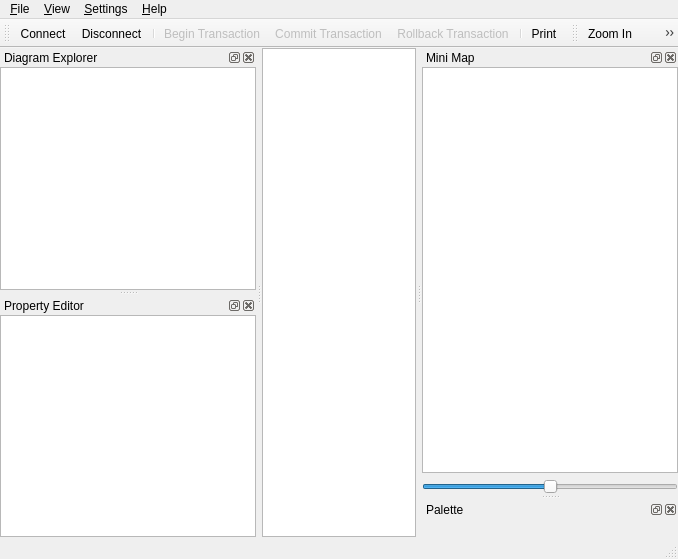
<?xml version="1.0" encoding="UTF-8"?>
<ui version="4.0">
 <class>MainWindowUi</class>
 <widget class="QMainWindow" name="MainWindowUi">
  <property name="geometry">
   <rect>
    <x>0</x>
    <y>0</y>
    <width>678</width>
    <height>559</height>
   </rect>
  </property>
  <property name="windowTitle">
   <string>QReal</string>
  </property>
  <property name="windowIcon">
   <iconset resource="../qrgui.qrc">
    <normaloff>:/icons/designer_datatable.png</normaloff>:/icons/designer_datatable.png</iconset>
  </property>
  <widget class="QWidget" name="centralwidget">
   <layout class="QGridLayout">
    <property name="margin">
     <number>0</number>
    </property>
    <property name="spacing">
     <number>0</number>
    </property>
    <item row="0" column="0">
     <widget class="EditorView" name="view"/>
    </item>
   </layout>
  </widget>
  <widget class="QMenuBar" name="menubar">
   <property name="geometry">
    <rect>
     <x>0</x>
     <y>0</y>
     <width>678</width>
     <height>22</height>
    </rect>
   </property>
   <widget class="QMenu" name="menu_File">
    <property name="title">
     <string>&amp;File</string>
    </property>
    <addaction name="actionConnect"/>
    <addaction name="actionDisconnect"/>
    <addaction name="separator"/>
    <addaction name="actionBeginTransaction"/>
    <addaction name="actionCommitTransaction"/>
    <addaction name="actionRollbackTransaction"/>
    <addaction name="separator"/>
    <addaction name="actionPrint"/>
    <addaction name="actionMakeSvg"/>
    <addaction name="separator"/>
    <addaction name="actionQuit"/>
   </widget>
   <widget class="QMenu" name="menu_View">
    <property name="title">
     <string>&amp;View</string>
    </property>
    <addaction name="actionZoom_In"/>
    <addaction name="actionZoom_Out"/>
    <addaction name="separator"/>
    <addaction name="actionAntialiasing"/>
    <addaction name="actionOpenGL_Renderer"/>
   </widget>
   <widget class="QMenu" name="menuHelp">
    <property name="title">
     <string>&amp;Help</string>
    </property>
    <addaction name="actionHelp"/>
    <addaction name="separator"/>
    <addaction name="actionAbout"/>
    <addaction name="actionAboutQt"/>
   </widget>
   <widget class="QMenu" name="menuSettings">
    <property name="title">
     <string>&amp;Settings</string>
    </property>
    <addaction name="actionPlugins"/>
   </widget>
   <addaction name="menu_File"/>
   <addaction name="menu_View"/>
   <addaction name="menuSettings"/>
   <addaction name="menuHelp"/>
  </widget>
  <widget class="QStatusBar" name="statusbar"/>
  <widget class="QDockWidget" name="diagramDock">
   <property name="allowedAreas">
    <set>Qt::AllDockWidgetAreas</set>
   </property>
   <property name="windowTitle">
    <string>Diagram Explorer</string>
   </property>
   <attribute name="dockWidgetArea">
    <number>1</number>
   </attribute>
   <widget class="QWidget" name="dockWidgetContents_2">
    <layout class="QHBoxLayout">
     <property name="spacing">
      <number>6</number>
     </property>
     <property name="margin">
      <number>0</number>
     </property>
     <item>
      <widget class="QTreeView" name="diagramExplorer">
       <property name="contextMenuPolicy">
        <enum>Qt::ActionsContextMenu</enum>
       </property>
       <property name="acceptDrops">
        <bool>true</bool>
       </property>
       <property name="dragDropMode">
        <enum>QAbstractItemView::DragDrop</enum>
       </property>
      </widget>
     </item>
    </layout>
   </widget>
  </widget>
  <widget class="QToolBar" name="fileToolbar">
   <property name="orientation">
    <enum>Qt::Horizontal</enum>
   </property>
   <attribute name="toolBarArea">
    <enum>TopToolBarArea</enum>
   </attribute>
   <attribute name="toolBarBreak">
    <bool>false</bool>
   </attribute>
   <addaction name="actionConnect"/>
   <addaction name="actionDisconnect"/>
   <addaction name="separator"/>
   <addaction name="actionBeginTransaction"/>
   <addaction name="actionCommitTransaction"/>
   <addaction name="actionRollbackTransaction"/>
   <addaction name="separator"/>
   <addaction name="actionPrint"/>
  </widget>
  <widget class="QDockWidget" name="minimapDock">
   <property name="windowTitle">
    <string>Mini Map</string>
   </property>
   <attribute name="dockWidgetArea">
    <number>2</number>
   </attribute>
   <widget class="QWidget" name="dockWidgetContents_4">
    <layout class="QVBoxLayout">
     <property name="spacing">
      <number>6</number>
     </property>
     <property name="margin">
      <number>0</number>
     </property>
     <item>
      <widget class="QGraphicsView" name="minimapView">
       <property name="dragMode">
        <enum>QGraphicsView::ScrollHandDrag</enum>
       </property>
      </widget>
     </item>
     <item>
      <widget class="QSlider" name="minimapZoomSlider">
       <property name="maximum">
        <number>50</number>
       </property>
       <property name="value">
        <number>25</number>
       </property>
       <property name="orientation">
        <enum>Qt::Horizontal</enum>
       </property>
      </widget>
     </item>
    </layout>
   </widget>
  </widget>
  <widget class="QDockWidget" name="paletteDock">
   <property name="windowTitle">
    <string>Palette</string>
   </property>
   <attribute name="dockWidgetArea">
    <number>2</number>
   </attribute>
   <widget class="QWidget" name="dockWidgetContents_5">
    <layout class="QHBoxLayout">
     <property name="spacing">
      <number>6</number>
     </property>
     <property name="margin">
      <number>0</number>
     </property>
     <item>
      <widget class="qReal::gui::PaletteToolbox" name="paletteToolbox"/>
     </item>
    </layout>
   </widget>
  </widget>
  <widget class="QToolBar" name="viewToolbar">
   <property name="windowTitle">
    <string>toolBar</string>
   </property>
   <attribute name="toolBarArea">
    <enum>TopToolBarArea</enum>
   </attribute>
   <attribute name="toolBarBreak">
    <bool>false</bool>
   </attribute>
   <addaction name="actionZoom_In"/>
   <addaction name="actionZoom_Out"/>
  </widget>
  <widget class="QDockWidget" name="propertyDock">
   <property name="windowTitle">
    <string>Property Editor</string>
   </property>
   <attribute name="dockWidgetArea">
    <number>1</number>
   </attribute>
   <widget class="QWidget" name="dockWidgetContents">
    <layout class="QVBoxLayout">
     <property name="spacing">
      <number>6</number>
     </property>
     <property name="margin">
      <number>0</number>
     </property>
     <item>
      <widget class="QTableView" name="propertyEditor">
       <property name="alternatingRowColors">
        <bool>true</bool>
       </property>
       <property name="showGrid">
        <bool>false</bool>
       </property>
      </widget>
     </item>
    </layout>
   </widget>
  </widget>
  <action name="actionQuit">
   <property name="text">
    <string>&amp;Quit</string>
   </property>
  </action>
  <action name="actionConnect">
   <property name="icon">
    <iconset resource="../qrgui.qrc">
     <normaloff>:/icons/database_connected.png</normaloff>:/icons/database_connected.png</iconset>
   </property>
   <property name="text">
    <string>&amp;Connect</string>
   </property>
  </action>
  <action name="actionZoom_In">
   <property name="icon">
    <iconset resource="../qrgui.qrc">
     <normaloff>:/icons/zoomin.png</normaloff>:/icons/zoomin.png</iconset>
   </property>
   <property name="text">
    <string>Zoom In</string>
   </property>
  </action>
  <action name="actionZoom_Out">
   <property name="icon">
    <iconset resource="../qrgui.qrc">
     <normaloff>:/icons/zoomout.png</normaloff>:/icons/zoomout.png</iconset>
   </property>
   <property name="text">
    <string>Zoom Out</string>
   </property>
  </action>
  <action name="actionAntialiasing">
   <property name="checkable">
    <bool>true</bool>
   </property>
   <property name="checked">
    <bool>true</bool>
   </property>
   <property name="text">
    <string>Antialiasing</string>
   </property>
  </action>
  <action name="actionOpenGL_Renderer">
   <property name="checkable">
    <bool>true</bool>
   </property>
   <property name="text">
    <string>OpenGL Renderer</string>
   </property>
  </action>
  <action name="actionPrint">
   <property name="icon">
    <iconset resource="../qrgui.qrc">
     <normaloff>:/icons/print.png</normaloff>:/icons/print.png</iconset>
   </property>
   <property name="text">
    <string>Print</string>
   </property>
  </action>
  <action name="actionMakeSvg">
   <property name="text">
    <string>Export to SVG</string>
   </property>
  </action>
  <action name="actionDisconnect">
   <property name="icon">
    <iconset resource="../qrgui.qrc">
     <normaloff>:/icons/database_disconnect.png</normaloff>:/icons/database_disconnect.png</iconset>
   </property>
   <property name="text">
    <string>&amp;Disconnect</string>
   </property>
  </action>
  <action name="actionBeginTransaction">
   <property name="enabled">
    <bool>false</bool>
   </property>
   <property name="icon">
    <iconset resource="../qrgui.qrc">
     <normaloff>:/icons/database_connect.png</normaloff>:/icons/database_connect.png</iconset>
   </property>
   <property name="text">
    <string>Begin Transaction</string>
   </property>
  </action>
  <action name="actionCommitTransaction">
   <property name="enabled">
    <bool>false</bool>
   </property>
   <property name="icon">
    <iconset resource="../qrgui.qrc">
     <normaloff>:/icons/database_commit.png</normaloff>:/icons/database_commit.png</iconset>
   </property>
   <property name="text">
    <string>Commit Transaction</string>
   </property>
  </action>
  <action name="actionRollbackTransaction">
   <property name="enabled">
    <bool>false</bool>
   </property>
   <property name="icon">
    <iconset resource="../qrgui.qrc">
     <normaloff>:/icons/database_revert.png</normaloff>:/icons/database_revert.png</iconset>
   </property>
   <property name="text">
    <string>Rollback Transaction</string>
   </property>
  </action>
  <action name="actionDeleteFromDiagram">
   <property name="text">
    <string>Delete</string>
   </property>
  </action>
  <action name="actionHelp">
   <property name="text">
    <string>Small Help</string>
   </property>
  </action>
  <action name="actionAbout">
   <property name="text">
    <string>About...</string>
   </property>
  </action>
  <action name="actionAboutQt">
   <property name="text">
    <string>About Qt...</string>
   </property>
  </action>
  <action name="actionPlugins">
   <property name="text">
    <string>Plugins...</string>
   </property>
  </action>
 </widget>
 <layoutdefault spacing="0" margin="0"/>
 <customwidgets>
  <customwidget>
   <class>EditorView</class>
   <extends>QGraphicsView</extends>
   <header>../view/editorview.h</header>
  </customwidget>
  <customwidget>
   <class>qReal::gui::PaletteToolbox</class>
   <extends>QToolBox</extends>
   <header>paletteToolbox.h</header>
   <container>1</container>
  </customwidget>
 </customwidgets>
 <resources>
  <include location="../qrgui.qrc"/>
 </resources>
 <connections/>
</ui>
